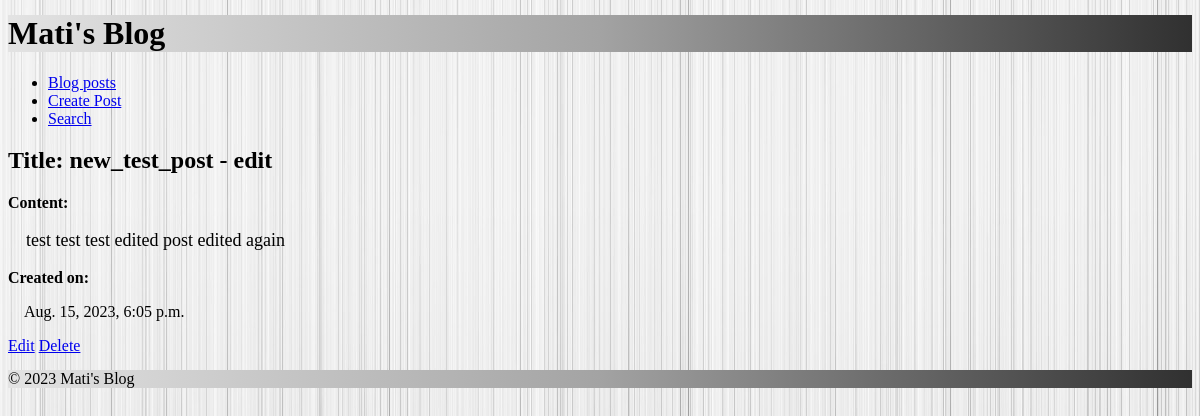
The app's page /posts/1/ with its own data.
### blog/models.py (models this page shows, shortened)
class Post(models.Model):
    title = models.CharField(max_length=200)
    content = models.TextField()
    created_at = models.DateTimeField(default=timezone.now)
    updated_at = models.DateTimeField(auto_now=True)

### blog/views.py (the view)
# urls.py: path('<int:pk>/', PostDetailView.as_view(), name='post_detail'),
class PostDetailView(DetailView):
    model = Post
    template_name = 'blog/post_detail.html'
    context_object_name = 'post'

### blog/templates/blog/post_detail.html (shortened to what this page needs)
{% extends 'blog/base.html' %}
{% block content %}
    <h2>Title: {{ post.title }}</h2>
    <strong>Content: </strong>
    <p class="content">&emsp;{{ post.content }}</p>
    <strong>Created on: </strong>
    <p>&emsp;{{ post.created_at }}</p>
    <a href="{% url 'blog:post_edit' object.pk %}" class="search-button">Edit</a>
    <a href="{% url 'blog:post_delete' object.pk %}" class="del1-button">Delete</a>
{% endblock %}

### blog/static/blog/style.css (style rules this page uses)
.body-bg { background-image: url('/static/blog/images/light-grey-background.jpg'); }
.content { font-size: large; }

### records on screen
Post: title "new_test_post - edit", content "test test test edited post edited again", created_at "Aug. 15, 2023, 6:05 p.m."
